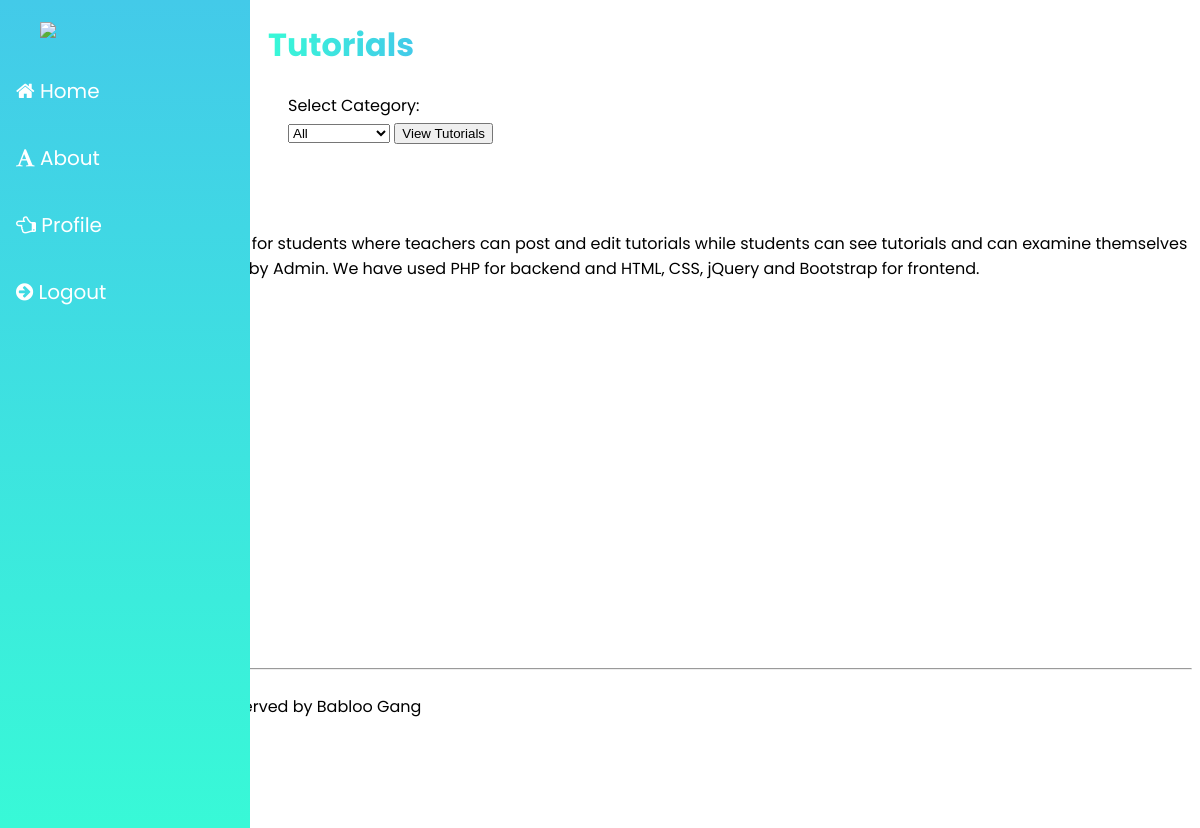
The app's page /Views/viewTutorials.php (signed in), older data.
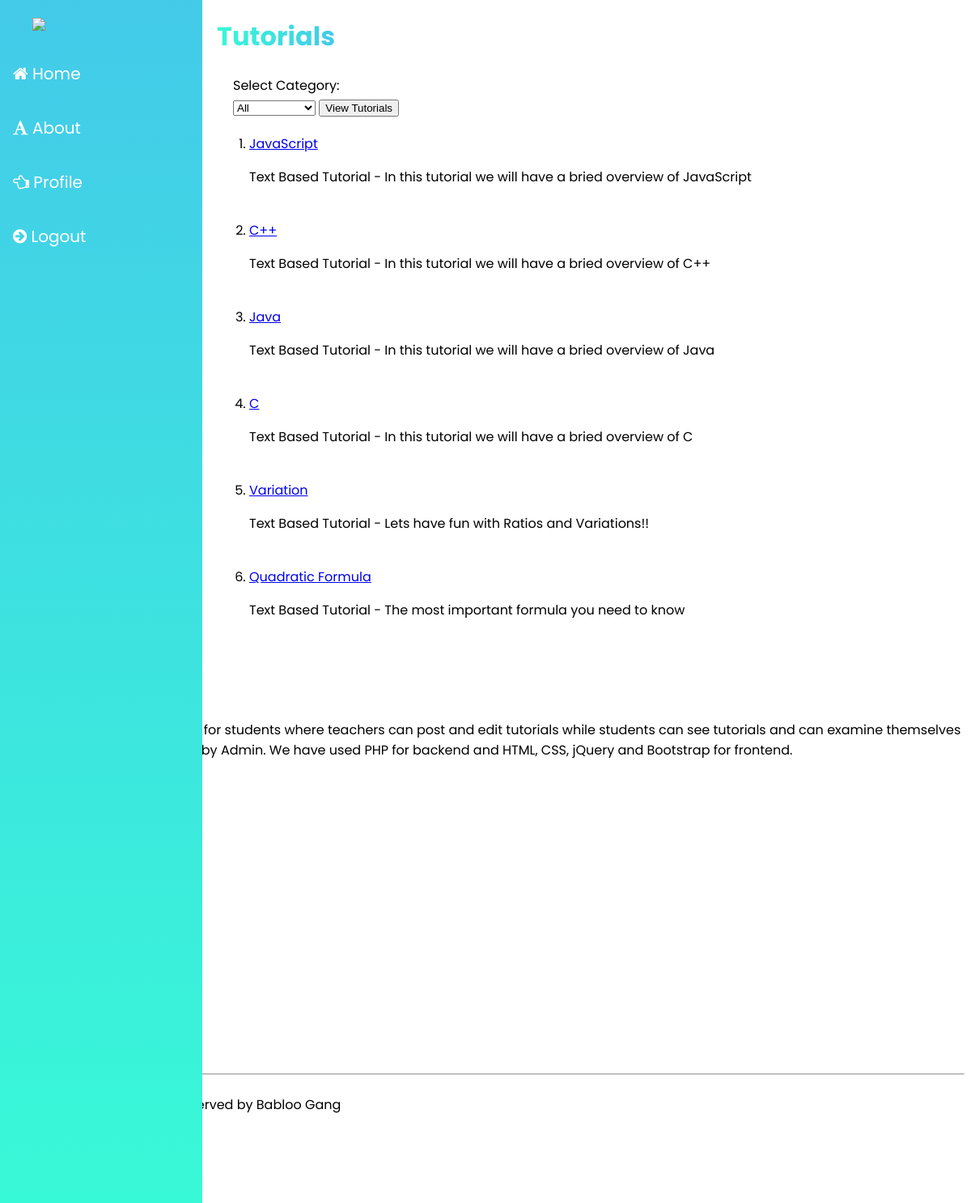
The same page, newer data.
### tables this page shows
CREATE TABLE `tutorial` ( `id` INT NOT NULL AUTO_INCREMENT , `category_id` INT NOT NULL , `instructor` VARCHAR(100) NOT NULL , `title` VARCHAR(100) NOT NULL , `description` VARCHAR(1000) NOT NULL , `video` VARCHAR(100) NULL , PRIMARY KEY (`id`));

### Models/TutorialModel.php (called while the page is built, shortened)
<?php
	require_once "DBconfig.php";
	function getAllTutorials(){
		global $database_connection;
		$sql_query         = "SELECT * FROM tutorial";
		$sql_query_execute = mysqli_query($database_connection, $sql_query);
		return $sql_query_execute;
	}
?>

### Views/viewTutorials.php (the view, shortened to what this page needs)
<?php
  $student_loggedin = false;
  $teacher_loggedin = false;
  if(isset($_SESSION['current_teacher_email']) && isset($_SESSION['current_teacher_username'])){
    $teacher_email    = $_SESSION["current_teacher_email"];
    $teacher_username = $_SESSION["current_teacher_username"];
    $teacher_loggedin = true;
  }
  elseif (isset($_SESSION['current_student_email']) && isset($_SESSION['current_student_username'])) {
    $student_loggedin = true;
  }
  else{
    header("location: login.php?notloggedin=true");
  }
  require_once "../Models/TutorialModel.php";
  if(isset($_POST["select"]) && ($_POST["tutorialCategory"] != "all")){
    $category_id =  $_POST["tutorialCategory"];
    $tutorials_SQL_result = getTutorialsByCategoryID($category_id);
  }
  else{
    $tutorials_SQL_result = getAllTutorials();
  }
?>
<!DOCTYPE html>
<html>
<head>
  <link rel="stylesheet" href="https://cdnjs.cloudflare.com/ajax/libs/font-awesome/4.7.0/css/font-awesome.min.css">
    <link rel="stylesheet" href="../assets/css/ViewTutorials.css">
</head>
<body>
  <div class="sidenav">
    <img class="logo" src="https://www.concordia.ca/content/dam/common/icons/303x242/graduate-students.png">
    <br><br>
    <a href="/webproject"><i class="fa fa-home"></i> Home</a>
    <br>
    <a href="about.php"><i class="fa fa-font"></i> About</a>
    <br>
    <a href="login.php"><i class="fa fa-hand-o-left"></i> Profile</a>
    <br>
    <?php if($teacher_loggedin){ ?>
      <a href="teacherLogout.php"><i class="fa fa-arrow-circle-right"></i> Logout</a>
    <?php }elseif($student_loggedin){ ?>
      <a href="studentLogout.php"><i class="fa fa-arrow-circle-right"></i> Logout</a>
    <?php } ?>
    <br>
  </div>
<div class="main ">
  <h1>
    <span class="multi-text">Tutorials</span>
  </h1>
  <form action="viewTutorials.php" method="POST">
    <label for="tutorialCategory">Select Category: </label>
    <select name="tutorialCategory">
      <option value="all">All</option>
    </select>
    <button name="select">View Tutorials</button>
  </form>
  <?php
  echo "<ol>";
  while($tutorial = mysqli_fetch_assoc($tutorials_SQL_result)){
    echo "<li>";
    echo "<a href='tutorial.php?id=" . $tutorial["id"] . "'>" . $tutorial["title"] . "</a><br>";
    if($tutorial["video"]){
      echo "<p>Video Based Tutorial - " . $tutorial["description"] ."</p>";
    }
    else{
      echo "<p>Text Based Tutorial - "  . $tutorial["description"] ."</p>";
    }
    echo "<br></li>";
  }
  echo "</ol>"
  ?>
</div>
  <footer class="site-footer">
      <div class="container">
        <div class="row">
          <div class="col-sm-12 col-md-6">
            <h6>About our Project</h6>
            <p class="text-justify">Our project is tutoring website for students where teachers can post and edit tutorials while students can see tutorials and can examine themselves through quizes. It is managed by Admin. We have used PHP for backend and HTML, CSS, jQuery and Bootstrap for frontend.</p>
          </div>
          <div class="col-xs-6 col-md-3">
            <h6>Contact Information</h6>
            <ul>
              <p>SEECS</p>
              <p>NUST, H12 Campus</p>
              <p>ISLAMABAD</p>
            </ul>
          </div>
          <br><br><br>
          <div class="col-xs-6 col-md-3"><br>
            <ul>
              <p>BESE9B</p>
              <p>Batch'2k18</p>
            </ul>
          </div>
        </div>
        <hr>
      </div>
      <div class="container">
        <div class="row">
          <div class="col-md-8 col-sm-6 col-xs-12">
            <p class="copyright-text">Copyright &copy; 2021 All rights reserved by Babloo Gang
            </p>
          </div>
        </div>
      </div>
</footer>
</body>
</html>

Row changes from the older to the newer data that the page shows:
added tutorial: title "JavaScript", description "In this tutorial we will have a bried overview of JavaScript"
added tutorial: title "C++", description "In this tutorial we will have a bried overview of C++"
added tutorial: title "Java", description "In this tutorial we will have a bried overview of Java"
added tutorial: title "C", description "In this tutorial we will have a bried overview of C"
added tutorial: title "Variation", description "Lets have fun with Ratios and Variations!!"
added tutorial: title "Quadratic Formula", description "The most important formula you need to know"
